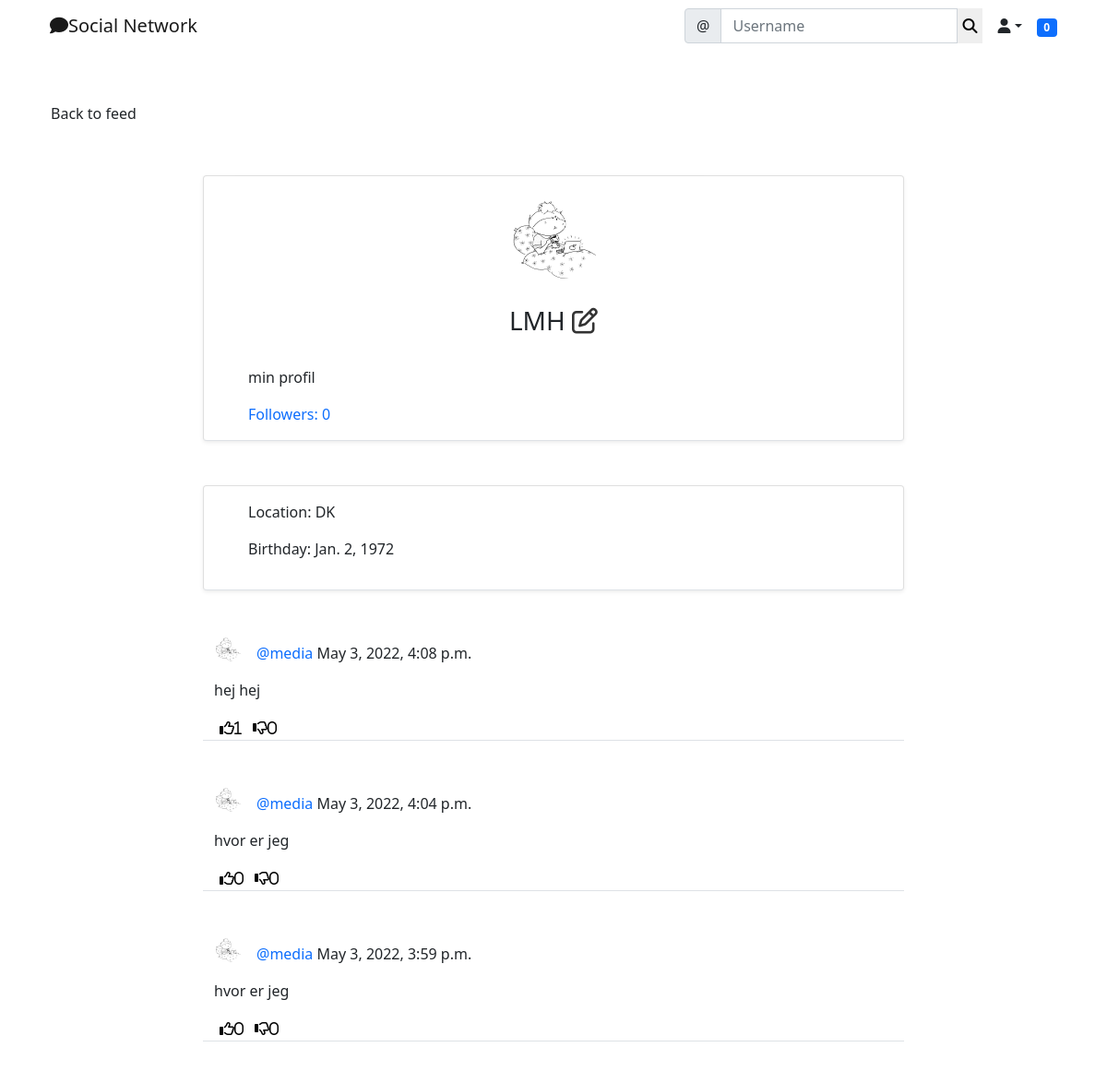
/social/profile/1/ (signed in, upper part), run on an earlier commit of the app's database.
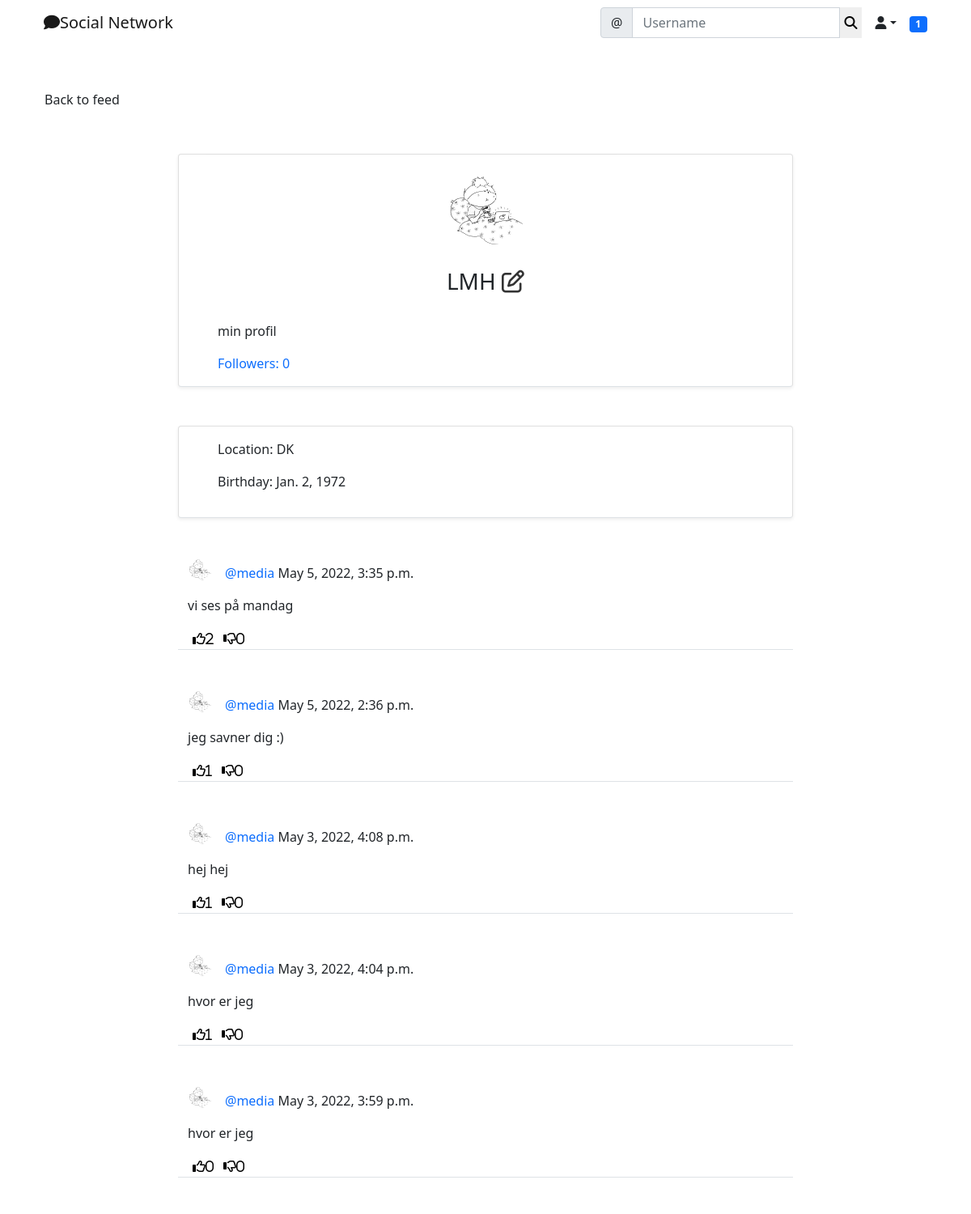
And on a later commit of the database.
### social/models.py (models this page shows)
class Post(models.Model):
    body = models.TextField()
    created_on = models.DateTimeField(default=timezone.now)
    author = models.ForeignKey(User, on_delete=models.CASCADE)
    likes = models.ManyToManyField(User, blank=True, related_name='likes')
    dislikes = models.ManyToManyField(User, blank=True, related_name='dislikes')

class UserProfile(models.Model):
    user = models.OneToOneField(User, primary_key=True, verbose_name='user', related_name='profile', on_delete=models.CASCADE)
    name = models.CharField(max_length=30, blank=True, null=True)
    bio = models.TextField(max_length=500, blank=True, null=True)
    birth_date = models.DateField(null=True, blank=True)
    location = models.CharField(max_length=100, blank=True, null=True)
    picture = models.ImageField(upload_to='uploads/profile_pictures', default='uploads/profile_pictures/default.png.url', blank=True)
    followers = models.ManyToManyField(User, blank=True, related_name='followers')

### social/views.py (the view)
# urls.py: path('profile/<int:pk>/', ProfileView.as_view(), name='profile'),
class ProfileView(View):
    def get(self, request, pk, *args, **kwargs):
        profile = UserProfile.objects.get(pk=pk)
        user = profile.user
        posts = Post.objects.filter(author=user).order_by('-created_on')
        followers = profile.followers.all()
        if len(followers) == 0:
            is_following = False
        for follower in followers:
            if follower == request.user:
                is_following = True
                break
            else:
                is_following = False
        number_of_followers = len(followers)
        context = {
            'user': user,
            'profile': profile,
            'posts': posts,
            'number_of_followers': number_of_followers,
            'is_following': is_following,
        }
        return render(request, 'social/profile.html', context)

### landing/templatetags/custom_tags.py (called while the page is built)
@register.inclusion_tag('social/show_notifications.html', takes_context=True)
def show_notifications(context):
    request_user = context['request'].user
    notifications = Notification.objects.filter(to_user=request_user).exclude(user_has_seen=True).order_by('-date')
    return{'notifications': notifications}

### social/templates/social/profile.html (shortened to what this page needs)
{% extends 'landing/base.html' %}
{% block content %}
<div class="container">
    <div class="row mt-5">
        <div class="col-md-3 col-sm-16">
            <a href="{% url 'post-list' %}" class="btn btn-ligth">Back to feed</a>
        </div>
    </div>
    <div class="row justify-content-center mt-5">
        <div class="card shadow-sm col-md-8 col-sm-12 border-bottom px-5 pt-3">
            <div class="text-center">
                <img src="{{ profile.picture.url }}" class="rounded-circle" width="100" height="100" />
                {% if profile.name %}
                <h3 class="py-4">{{ profile.name }}
                <span>
                    {% if request.user == user %}
                        <a href="{% url 'profile-edit' profile.pk %}" class="edit-color"><i class="far fa-edit"></i></a>
                    {% endif %}
                </span>
                {% endif %}
            </h3>
            </div>
            {% if profile.bio %}
            <p>{{ profile.bio }}</p>
            {% endif %}
            <div class="mb-3">
                <a href="{% url 'list-followers' profile.pk %}" class="post-link"> Followers: {{ number_of_followers }}</a>
            </div>
        </div>
    </div>
    <div class="row justify-content-center mt-5">
        <div class="card shadow-sm col-md-8 col-sm-12 border-bottom px-5 py-3">
            {% if profile.location %}
            <p>Location: {{ profile.location }}</p>
            {% endif %}
            {% if profile.birth_date %}
            <p>Birthday: {{ profile.birth_date }}</p>
            {% endif %}
        </div>
    </div>
    {% for post in posts %}
    <div class="row justify-content-center mt-5">
        <div class="col-md-8 col-sm-12 border-bottom">
            <div>
                <a href="{% url 'profile' post.author.profile.pk %}">
                    <img class="round-circle post-img" height="30" width="30" src="{{ post.author.profile.picture.url }}" />
                </a>
                <p class="post-text">
                    <a class="text-primary post-link" href="{% url 'profile' post.author.profile.pk %}">@{{ post.author }}</a> {{ post.created_on }}
                </p>
            </div>
            <div class="position-relative">
                <p>{{ post.body }}</p>
            </div>
            <div class="d-flex flex-row">
                <form method="POST" action="{% url 'like' post.pk %}">
                    <button class="remove-default-btn" type="submit">
                        <i class="far fa-thumbs-up"><span>{{ post.likes.all.count }}</span></i>
                    </button>
                </form>
                <form method="POST" action="{% url 'dislike' post.pk %}">
                    <button class="remove-default-btn" type="submit">
                        <i class="far fa-thumbs-down"><span>{{ post.dislikes.all.count }}</span></i>
                    </button>
                </form>
            </div>
        </div>
    </div>
    {% endfor %}
</div>
{% endblock content %}

What changed in the data, as far as the page shows it:
added Post: author.profile.picture (picture), author "media", created_on "May 5, 2022, 3:35 p.m.", body "vi ses på mandag", likes.all.count "2", dislikes.all.count "0"
added Post: author.profile.picture (picture), author "media", created_on "May 5, 2022, 2:36 p.m.", body "jeg savner dig :)", likes.all.count "1", dislikes.all.count "0"
computed for Post "May 3, 2022, 4:04 p.m.": likes.all.count "0" → "1"
Also different on the page:
{{ notifications.count }}: "0" → "1"
